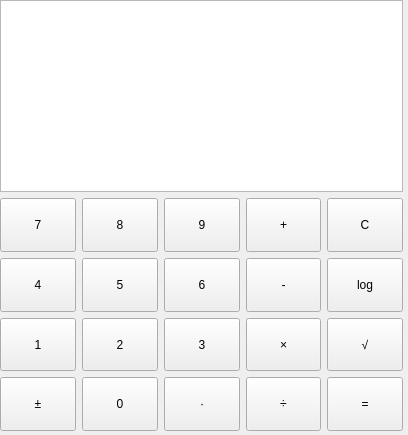
<?xml version="1.0" encoding="UTF-8"?>
<ui version="4.0">
 <class>MainWindow</class>
 <widget class="QMainWindow" name="MainWindow">
  <property name="enabled">
   <bool>true</bool>
  </property>
  <property name="geometry">
   <rect>
    <x>0</x>
    <y>0</y>
    <width>408</width>
    <height>435</height>
   </rect>
  </property>
  <property name="sizePolicy">
   <sizepolicy hsizetype="Preferred" vsizetype="Preferred">
    <horstretch>100</horstretch>
    <verstretch>200</verstretch>
   </sizepolicy>
  </property>
  <property name="minimumSize">
   <size>
    <width>408</width>
    <height>435</height>
   </size>
  </property>
  <property name="maximumSize">
   <size>
    <width>408</width>
    <height>435</height>
   </size>
  </property>
  <property name="windowTitle">
   <string>Calculator</string>
  </property>
  <widget class="QWidget" name="centralwidget">
   <property name="sizePolicy">
    <sizepolicy hsizetype="Fixed" vsizetype="Fixed">
     <horstretch>0</horstretch>
     <verstretch>0</verstretch>
    </sizepolicy>
   </property>
   <widget class="QWidget" name="verticalLayoutWidget">
    <property name="geometry">
     <rect>
      <x>0</x>
      <y>0</y>
      <width>403</width>
      <height>431</height>
     </rect>
    </property>
    <layout class="QVBoxLayout" name="verticalLayout">
     <item>
      <widget class="QTextBrowser" name="output">
       <property name="sizePolicy">
        <sizepolicy hsizetype="Minimum" vsizetype="Fixed">
         <horstretch>0</horstretch>
         <verstretch>0</verstretch>
        </sizepolicy>
       </property>
      </widget>
     </item>
     <item>
      <layout class="QGridLayout" name="gridLayout">
       <item row="6" column="0">
        <widget class="QPushButton" name="btnplusmins">
         <property name="sizePolicy">
          <sizepolicy hsizetype="Minimum" vsizetype="Minimum">
           <horstretch>0</horstretch>
           <verstretch>0</verstretch>
          </sizepolicy>
         </property>
         <property name="text">
          <string>±</string>
         </property>
        </widget>
       </item>
       <item row="5" column="0">
        <widget class="QPushButton" name="btn1">
         <property name="sizePolicy">
          <sizepolicy hsizetype="Minimum" vsizetype="Minimum">
           <horstretch>0</horstretch>
           <verstretch>0</verstretch>
          </sizepolicy>
         </property>
         <property name="text">
          <string>1</string>
         </property>
        </widget>
       </item>
       <item row="4" column="0">
        <widget class="QPushButton" name="btn4">
         <property name="sizePolicy">
          <sizepolicy hsizetype="Minimum" vsizetype="Minimum">
           <horstretch>0</horstretch>
           <verstretch>0</verstretch>
          </sizepolicy>
         </property>
         <property name="text">
          <string>4</string>
         </property>
        </widget>
       </item>
       <item row="3" column="4">
        <widget class="QPushButton" name="btnplus">
         <property name="sizePolicy">
          <sizepolicy hsizetype="Minimum" vsizetype="Minimum">
           <horstretch>0</horstretch>
           <verstretch>0</verstretch>
          </sizepolicy>
         </property>
         <property name="text">
          <string>+</string>
         </property>
        </widget>
       </item>
       <item row="5" column="6">
        <widget class="QPushButton" name="btnsqrt">
         <property name="sizePolicy">
          <sizepolicy hsizetype="Minimum" vsizetype="Minimum">
           <horstretch>0</horstretch>
           <verstretch>0</verstretch>
          </sizepolicy>
         </property>
         <property name="text">
          <string>√</string>
         </property>
        </widget>
       </item>
       <item row="6" column="6">
        <widget class="QPushButton" name="btnequal">
         <property name="sizePolicy">
          <sizepolicy hsizetype="Minimum" vsizetype="Minimum">
           <horstretch>0</horstretch>
           <verstretch>0</verstretch>
          </sizepolicy>
         </property>
         <property name="text">
          <string>=</string>
         </property>
        </widget>
       </item>
       <item row="4" column="4">
        <widget class="QPushButton" name="btnmins">
         <property name="sizePolicy">
          <sizepolicy hsizetype="Minimum" vsizetype="Minimum">
           <horstretch>0</horstretch>
           <verstretch>0</verstretch>
          </sizepolicy>
         </property>
         <property name="text">
          <string>-</string>
         </property>
        </widget>
       </item>
       <item row="4" column="6">
        <widget class="QPushButton" name="btnlog">
         <property name="sizePolicy">
          <sizepolicy hsizetype="Minimum" vsizetype="Minimum">
           <horstretch>0</horstretch>
           <verstretch>0</verstretch>
          </sizepolicy>
         </property>
         <property name="text">
          <string>log</string>
         </property>
        </widget>
       </item>
       <item row="3" column="6">
        <widget class="QPushButton" name="btnclear">
         <property name="sizePolicy">
          <sizepolicy hsizetype="Minimum" vsizetype="Minimum">
           <horstretch>0</horstretch>
           <verstretch>0</verstretch>
          </sizepolicy>
         </property>
         <property name="text">
          <string>C</string>
         </property>
        </widget>
       </item>
       <item row="6" column="3">
        <widget class="QPushButton" name="btndot">
         <property name="sizePolicy">
          <sizepolicy hsizetype="Minimum" vsizetype="Minimum">
           <horstretch>0</horstretch>
           <verstretch>0</verstretch>
          </sizepolicy>
         </property>
         <property name="text">
          <string>·</string>
         </property>
        </widget>
       </item>
       <item row="5" column="2">
        <widget class="QPushButton" name="btn2">
         <property name="sizePolicy">
          <sizepolicy hsizetype="Minimum" vsizetype="Minimum">
           <horstretch>0</horstretch>
           <verstretch>0</verstretch>
          </sizepolicy>
         </property>
         <property name="text">
          <string>2</string>
         </property>
        </widget>
       </item>
       <item row="5" column="3">
        <widget class="QPushButton" name="btn3">
         <property name="sizePolicy">
          <sizepolicy hsizetype="Minimum" vsizetype="Minimum">
           <horstretch>0</horstretch>
           <verstretch>0</verstretch>
          </sizepolicy>
         </property>
         <property name="text">
          <string>3</string>
         </property>
        </widget>
       </item>
       <item row="3" column="2">
        <widget class="QPushButton" name="btn8">
         <property name="sizePolicy">
          <sizepolicy hsizetype="Minimum" vsizetype="Minimum">
           <horstretch>0</horstretch>
           <verstretch>0</verstretch>
          </sizepolicy>
         </property>
         <property name="text">
          <string>8</string>
         </property>
        </widget>
       </item>
       <item row="5" column="4">
        <widget class="QPushButton" name="btnmul">
         <property name="sizePolicy">
          <sizepolicy hsizetype="Minimum" vsizetype="Minimum">
           <horstretch>0</horstretch>
           <verstretch>0</verstretch>
          </sizepolicy>
         </property>
         <property name="text">
          <string>×</string>
         </property>
        </widget>
       </item>
       <item row="6" column="4">
        <widget class="QPushButton" name="btndevide">
         <property name="sizePolicy">
          <sizepolicy hsizetype="Minimum" vsizetype="Minimum">
           <horstretch>0</horstretch>
           <verstretch>0</verstretch>
          </sizepolicy>
         </property>
         <property name="text">
          <string>÷</string>
         </property>
        </widget>
       </item>
       <item row="4" column="2">
        <widget class="QPushButton" name="btn5">
         <property name="sizePolicy">
          <sizepolicy hsizetype="Minimum" vsizetype="Minimum">
           <horstretch>0</horstretch>
           <verstretch>0</verstretch>
          </sizepolicy>
         </property>
         <property name="text">
          <string>5</string>
         </property>
        </widget>
       </item>
       <item row="6" column="2">
        <widget class="QPushButton" name="btn0">
         <property name="sizePolicy">
          <sizepolicy hsizetype="Minimum" vsizetype="Minimum">
           <horstretch>0</horstretch>
           <verstretch>0</verstretch>
          </sizepolicy>
         </property>
         <property name="text">
          <string>0</string>
         </property>
        </widget>
       </item>
       <item row="3" column="0">
        <widget class="QPushButton" name="btn7">
         <property name="sizePolicy">
          <sizepolicy hsizetype="Minimum" vsizetype="Minimum">
           <horstretch>0</horstretch>
           <verstretch>0</verstretch>
          </sizepolicy>
         </property>
         <property name="text">
          <string>7</string>
         </property>
        </widget>
       </item>
       <item row="3" column="3">
        <widget class="QPushButton" name="btn9">
         <property name="sizePolicy">
          <sizepolicy hsizetype="Minimum" vsizetype="Minimum">
           <horstretch>0</horstretch>
           <verstretch>0</verstretch>
          </sizepolicy>
         </property>
         <property name="text">
          <string>9</string>
         </property>
        </widget>
       </item>
       <item row="4" column="3">
        <widget class="QPushButton" name="btn6">
         <property name="sizePolicy">
          <sizepolicy hsizetype="Minimum" vsizetype="Minimum">
           <horstretch>0</horstretch>
           <verstretch>0</verstretch>
          </sizepolicy>
         </property>
         <property name="text">
          <string>6</string>
         </property>
        </widget>
       </item>
      </layout>
     </item>
    </layout>
   </widget>
  </widget>
 </widget>
 <resources/>
 <connections/>
</ui>
